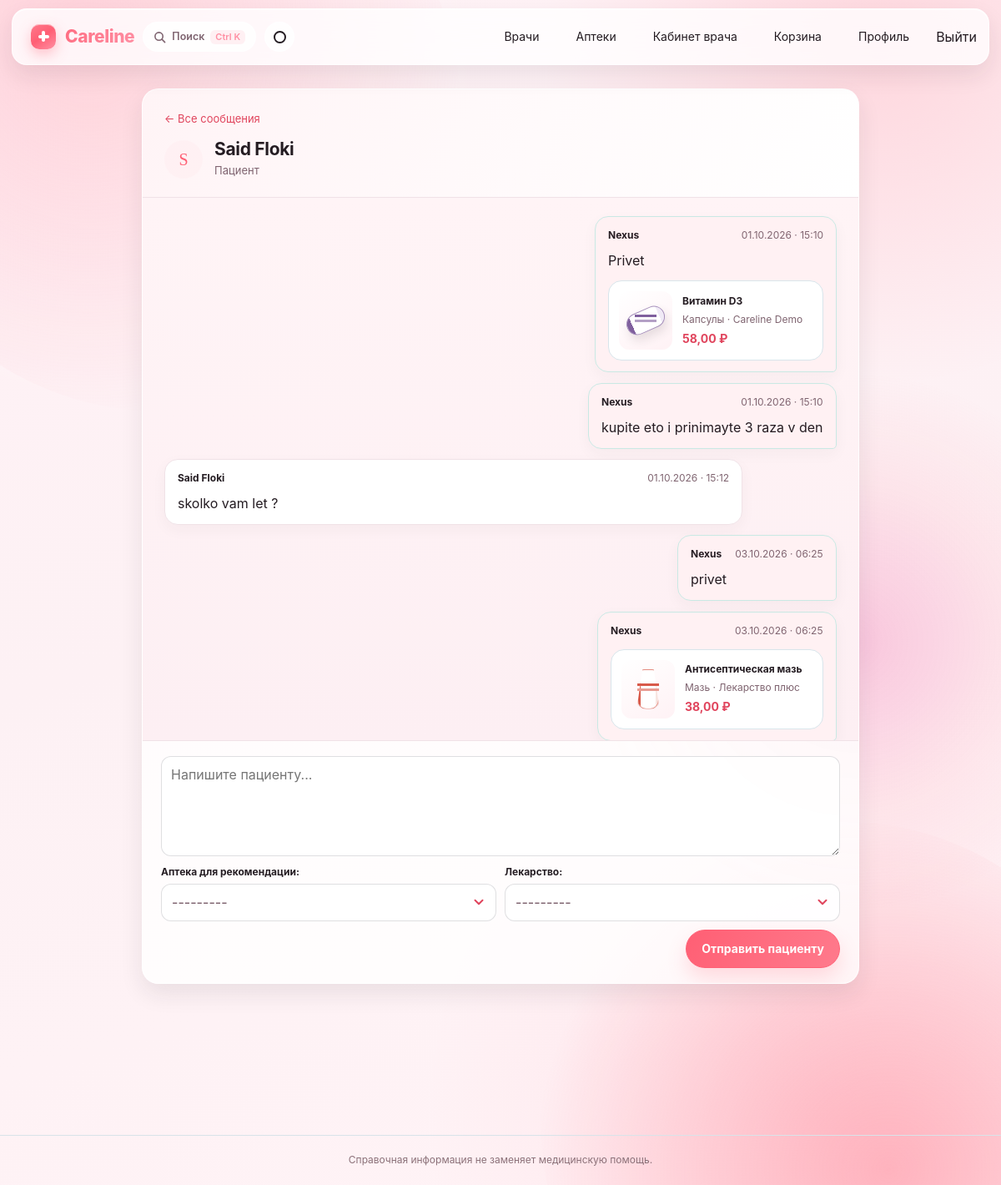
Screenshot of /messages/1/ (signed in) with the database file from the repository.
### myapp/models.py (models this page shows, shortened)
class DoctorConversation(models.Model):
	patient = models.ForeignKey(PatientProfile, on_delete=models.CASCADE, related_name='doctor_conversations')
	doctor = models.ForeignKey(DoctorProfile, on_delete=models.CASCADE, related_name='conversations')
	created_at = models.DateTimeField(auto_now_add=True)
	updated_at = models.DateTimeField(auto_now=True)
	class Meta:
		ordering = ['-updated_at']
		constraints = [
			models.UniqueConstraint(fields=['patient', 'doctor'], name='one_conversation_per_patient_doctor'),
		]

class PatientProfile(models.Model):
	class Intent(models.TextChoices):
		IDLE = 'IDLE', 'Нет активного запроса'
		SEARCHING_MEDICINE = 'SEARCHING_MEDICINE', 'Поиск лекарства'
		SEEKING_DOCTOR = 'SEEKING_DOCTOR', 'Поиск врача'
		CALLING_AMBULANCE = 'CALLING_AMBULANCE', 'Обращение за экстренной помощью'
		UNDER_TREATMENT = 'UNDER_TREATMENT', 'На лечении'
	class Urgency(models.TextChoices):
		NORMAL = 'NORMAL', 'Обычная'
		URGENT = 'URGENT', 'Срочная'
		CRITICAL = 'CRITICAL', 'Критическая'
	user = models.OneToOneField(User, on_delete=models.CASCADE, related_name='patient_profile')
	intent = models.CharField(max_length=30, choices=Intent.choices, default=Intent.IDLE)
	urgency = models.CharField(max_length=20, choices=Urgency.choices, default=Urgency.NORMAL)
	priority = models.PositiveSmallIntegerField(default=0, validators=[MaxValueValidator(100)])

class DoctorProfile(models.Model):
	class Status(models.TextChoices):
		FREE = 'FREE', 'Свободен'
		BUSY = 'BUSY', 'Занят'
		OFFLINE = 'OFFLINE', 'Не в сети'
		VACATION = 'VACATION', 'В отпуске'
		EMERGENCY = 'EMERGENCY', 'Экстренный вызов'
	user = models.OneToOneField(User, on_delete=models.CASCADE, related_name='doctor_profile')
	specialty = models.CharField(max_length=100, blank=True, default='')
	specialties = models.JSONField(default=list, blank=True)
	consultation_price = models.DecimalField(max_digits=8, decimal_places=2, default=1200.00)
	status = models.CharField(max_length=20, choices=Status.choices, default=Status.OFFLINE)
	rating = models.DecimalField(max_digits=3, decimal_places=2, default=0)
	reviews_count = models.PositiveIntegerField(default=0)
	def get_full_name(self):
		return self.user.get_full_name() or self.user.username

class DoctorMessage(models.Model):
	conversation = models.ForeignKey(DoctorConversation, on_delete=models.CASCADE, related_name='messages')
	sender = models.ForeignKey(User, on_delete=models.CASCADE, related_name='doctor_messages')
	body = models.TextField(blank=True)
	medicine = models.ForeignKey('Medicine', on_delete=models.PROTECT, blank=True, null=True, related_name='doctor_recommendations')
	pharmacy = models.ForeignKey('Pharmacy', on_delete=models.PROTECT, blank=True, null=True, related_name='doctor_recommendations')
	created_at = models.DateTimeField(auto_now_add=True)
	class Meta:
		ordering = ['created_at']
		constraints = [
			models.CheckConstraint(
				condition=(
					models.Q(medicine__isnull=True, pharmacy__isnull=True)
					| models.Q(medicine__isnull=False, pharmacy__isnull=False)
				),
				name='doctor_message_medicine_pharmacy_pair',
			),
		]

class Medicine(models.Model):
	class DosageForm(models.TextChoices):
		TABLET = 'TABLET', 'Таблетки'
		CAPSULE = 'CAPSULE', 'Капсулы'
		SYRUP = 'SYRUP', 'Сироп'
		SUPPOSITORY = 'SUPPOSITORY', 'Суппозитории'
		AMPOULE = 'AMPOULE', 'Ампулы'
		OINTMENT = 'OINTMENT', 'Мазь'
	name = models.CharField(max_length=150)
	active_ingredient = models.CharField(max_length=150, blank=True)
	image = models.ImageField(upload_to='medicines/', blank=True, null=True)
	categories = models.ManyToManyField(MedicineCategory, related_name='medicines', blank=True)
	dosage_form = models.CharField(max_length=20, choices=DosageForm.choices)
	price = models.DecimalField(max_digits=10, decimal_places=2)
	primary_color = models.CharField(max_length=7, default='#2E8B72')
	secondary_color = models.CharField(max_length=7, default='#E4F2EC')
	is_available = models.BooleanField(default=True)
	def __str__(self):
		return self.name

class Pharmacy(models.Model):
	name = models.CharField(max_length=150)
	address = models.CharField(max_length=255)
	is_open = models.BooleanField(default=True)
	description = models.TextField(blank=True, default='')
	rating = models.DecimalField(max_digits=3, decimal_places=2, default=4.80)
	review_count = models.PositiveIntegerField(default=0)
	medicines = models.ManyToManyField('Medicine', related_name='pharmacies', blank=True)
	def __str__(self):
		return self.name

### myapp/views.py (the view, shortened to what this page needs)
# urls.py: path('messages/<int:conversation_id>/', conversation_detail, name='conversation_detail'),
def conversation_detail(request, conversation_id):
	conversation = get_object_or_404(
		DoctorConversation.objects.select_related('doctor__user', 'patient__user'),
		pk=conversation_id,
	)
	is_doctor = conversation.doctor.user_id == request.user.pk
	is_patient = conversation.patient.user_id == request.user.pk
	if not request.user.is_authenticated:
		return redirect('login')
	if not (is_doctor or is_patient):
		return redirect('message_inbox')
	pharmacies = Pharmacy.objects.filter(is_open=True).order_by('name')
	medicines = Medicine.objects.filter(is_available=True, pharmacies__is_open=True).distinct().order_by('name')
	form = DoctorMessageForm(request.POST or None, pharmacies=pharmacies, medicines=medicines)
	return render(request, 'myapp/conversation.html', {
		'conversation': conversation,
		'messages_list': conversation.messages.select_related('sender', 'medicine', 'pharmacy'),
		'is_doctor': is_doctor,
		'form': form,
		'pharmacies': pharmacies,
	})

### myapp/forms.py (shortened to what this page needs)
class DoctorMessageForm(forms.Form):
    body = forms.CharField(
        required=False,
        label='Сообщение',
        widget=forms.Textarea(attrs={'rows': 3, 'placeholder': 'Напишите пациенту...'}),
    )
    pharmacy = forms.ModelChoiceField(
        queryset=Pharmacy.objects.none(),
        required=False,
        label='Аптека для рекомендации',
    )
    medicine = forms.ModelChoiceField(
        queryset=Medicine.objects.none(),
        required=False,
        label='Лекарство',
    )
    def __init__(self, *args, pharmacies=None, medicines=None, **kwargs):
        super().__init__(*args, **kwargs)
        self.fields['pharmacy'].queryset = pharmacies if pharmacies is not None else Pharmacy.objects.none()
        self.fields['medicine'].queryset = medicines if medicines is not None else Medicine.objects.none()

### myapp/templates/myapp/conversation.html (shortened to what this page needs)
{% extends 'myapp/base.html' %}
{% block content %}
    <section class="conversation-page {% if is_doctor %}doctor-thread{% else %}patient-thread{% endif %}">
        <header class="conversation-header">
            <a class="conversation-back" href="{% if is_doctor %}{% url 'doctor_portal' %}{% else %}{% url 'message_inbox' %}{% endif %}">← Все сообщения</a>
            <div class="conversation-person">
                <span class="doctor-avatar">{% if is_doctor %}{{ conversation.patient.user.get_full_name|default:conversation.patient.user.username|slice:':1'|upper }}{% else %}{{ conversation.doctor.get_full_name|slice:':1'|upper }}{% endif %}</span>
                <div>
                    <h1>{% if is_doctor %}{{ conversation.patient.user.get_full_name|default:conversation.patient.user.username }}{% else %}{{ conversation.doctor.get_full_name }}{% endif %}</h1>
                    <p class="muted">{% if is_doctor %}Пациент{% else %}{{ conversation.doctor.primary_specialty }}{% endif %}</p>
                </div>
            </div>
        </header>
        <div class="conversation-messages" aria-live="polite">
            {% for message in messages_list %}
                <article class="chat-message {% if message.sender_id == user.pk %}mine{% endif %}">
                    <div class="chat-message-meta">
                        <strong>{% if message.sender_id == conversation.doctor.user_id %}{{ conversation.doctor.get_full_name }}{% else %}{{ conversation.patient.user.get_full_name|default:conversation.patient.user.username }}{% endif %}</strong>
                        <time datetime="{{ message.created_at|date:'c' }}">{{ message.created_at|date:'d.m.Y · H:i' }}</time>
                    </div>
                    {% if message.body %}<p>{{ message.body|linebreaksbr }}</p>{% endif %}
                    {% if message.medicine and message.pharmacy %}
                        <div class="recommendation-card">
                            {% if message.medicine.image %}
                                <img class="recommendation-image" src="{{ message.medicine.image.url }}" alt="{{ message.medicine.name }}">
                            {% else %}
                                <span class="medicine-packshot {{ message.medicine.dosage_form|lower }}" style="--pack-primary: {{ message.medicine.primary_color }}; --pack-secondary: {{ message.medicine.secondary_color }}" role="img" aria-label="{{ message.medicine.name }}"></span>
                            {% endif %}
                            <span class="recommendation-copy">
                                <strong>{{ message.medicine.name }}</strong>
                                <span>{{ message.medicine.get_dosage_form_display }} · {{ message.pharmacy.name }}</span>
                                <b>{{ message.medicine.price }} ₽</b>
                            </span>
                        </div>
                    {% endif %}
                </article>
            {% empty %}
                <p class="conversation-empty">Начните беседу: напишите сообщение ниже.</p>
            {% endfor %}
        </div>
        <form method="post" class="conversation-compose">
            {% if is_doctor %}
                {{ form.body }}
                <div class="recommendation-fields">
                    <div>{{ form.pharmacy.label_tag }}{{ form.pharmacy }}{{ form.pharmacy.errors }}</div>
                    <div>{{ form.medicine.label_tag }}{{ form.medicine }}{{ form.medicine.errors }}</div>
                </div>
                <button class="button" type="submit">Отправить пациенту</button>
            {% else %}
                <label for="patient-message">Сообщение врачу</label>
                <textarea id="patient-message" name="body" rows="3" maxlength="4000" required placeholder="Опишите вопрос врачу"></textarea>
                <button class="button" type="submit">Отправить</button>
            {% endif %}
        </form>
    </section>
{% endblock %}

### myapp/static/myapp/refresh.css (style rules this page uses)
:root { --ink: #3a2a31; --muted: #866a73; --paper: #fdf4f6; --line: #f2e3e8; --green: #ff8fa3; --green-dark: #e0455d; --mint: #fff0f3; --soft: #fff1f3; --amber: #d3932e; --red: #e0455d; --sky: #ffeef2; --shadow: 0 20px 48px rgba(58, 40, 48, .095); --navy: #4a2437; --blue: #ff5f74; }
body { background-color: #fdf4f6; background-image: repeating-linear-gradient(135deg, rgba(255, 95, 116, .025) 0 1px, transparent 1px 18px), linear-gradient(125deg, #fff9f5 0%, #fff1f4 54%, #fdeff3 100%); color: var(--ink); font-family: "Trebuchet MS", "Segoe UI", sans-serif; }
.container > section, .directory-shell, .form-section, .profile-panel, .cart-group, .empty-cart, .medicine-card, .doctor-row, .doctor-card, .pharmacy-card, .review-section, .pharmacy-hero, .conversation-page, .appointment-page, .prescription-section { animation: care-rise .48s cubic-bezier(.2,.7,.2,1) both; }
.button { border-color: transparent; background: linear-gradient(115deg, #ff7a8c, #ff8fa3, #ff5f74, #e0455d); background-size: 240% 240%; animation: color-drift 10s ease-in-out infinite; box-shadow: 0 12px 25px rgba(255, 95, 116,.19); transition: transform .24s cubic-bezier(.2,.8,.2,1), box-shadow .24s ease, filter .24s ease; }
input, textarea, select { border-color: #edccd4; background: rgba(255,255,255,.95); }
.doctor-avatar { background: linear-gradient(135deg,#ffeef2,#fff1f3); color: #ff5f74; }

### myapp/static/myapp/motion.css (style rules this page uses)
.text-link, .back-link, .conversation-back, .appointment-back, .register-login-link { transition: color .2s ease, transform .2s ease; }
.button { position: relative; overflow: hidden; isolation: isolate; }
.button::before { position: absolute; content: ""; top: -60%; left: -80%; z-index: -1; width: 45%; height: 220%; background: linear-gradient(100deg, transparent, rgba(255,255,255,.45), transparent); transform: skewX(-22deg); transition: left .55s cubic-bezier(.2,.8,.2,1); }
input, textarea, select { transition: border-color .22s ease, box-shadow .22s ease, transform .22s ease; }
.chat-message { animation: bubble-in .34s cubic-bezier(.2,.8,.2,1) both; }
.chat-message.mine { animation-name: bubble-in-mine; }
.conversation-compose .button { transition: transform .2s cubic-bezier(.2,.8,.2,1), box-shadow .2s ease; }

### myapp/static/myapp/doctor_portal.css (style rules this page uses)
.doctor-theme .button { border-color: #ff5f74; background: linear-gradient(120deg, #ff5f74, #ff7a8c); box-shadow: 0 12px 24px rgba(255, 95, 116, .2); }
.doctor-theme .doctor-avatar { background: linear-gradient(135deg, #fff0f3, #fff1f3); color: var(--doctor-blue); }
.doctor-theme .conversation-page { border-color: var(--doctor-line); }
.doctor-theme .conversation-header { background: linear-gradient(110deg, #fff4f6, #fff); }
.doctor-theme .conversation-messages { background: linear-gradient(180deg, #fff4f6, #fdeff3); }
.doctor-theme .chat-message.mine { border-color: #c9e9e4; background: #fff1f3; }
.doctor-theme .recommendation-card { border-color: var(--doctor-line); }

### rows the page displays
DoctorConversation: patient.user.get_full_name "S", patient.user.get_full_name "Said Floki", doctor.get_full_name "Nexus"
DoctorMessage: created_at "01.10.2026 · 15:10", body "Privet", medicine.name "Витамин D3", medicine.dosage_form "Капсулы", pharmacy.name "Careline Demo", medicine.price "58,00"
DoctorMessage: created_at "01.10.2026 · 15:10", body "kupite eto i prinimayte 3 raza v den"
DoctorMessage: created_at "01.10.2026 · 15:12", body "skolko vam let ?"
DoctorMessage: created_at "03.10.2026 · 06:25", body "privet"
DoctorMessage: created_at "03.10.2026 · 06:25", medicine.name "Антисептическая мазь", medicine.dosage_form "Мазь", pharmacy.name "Лекарство плюс", medicine.price "38,00"
